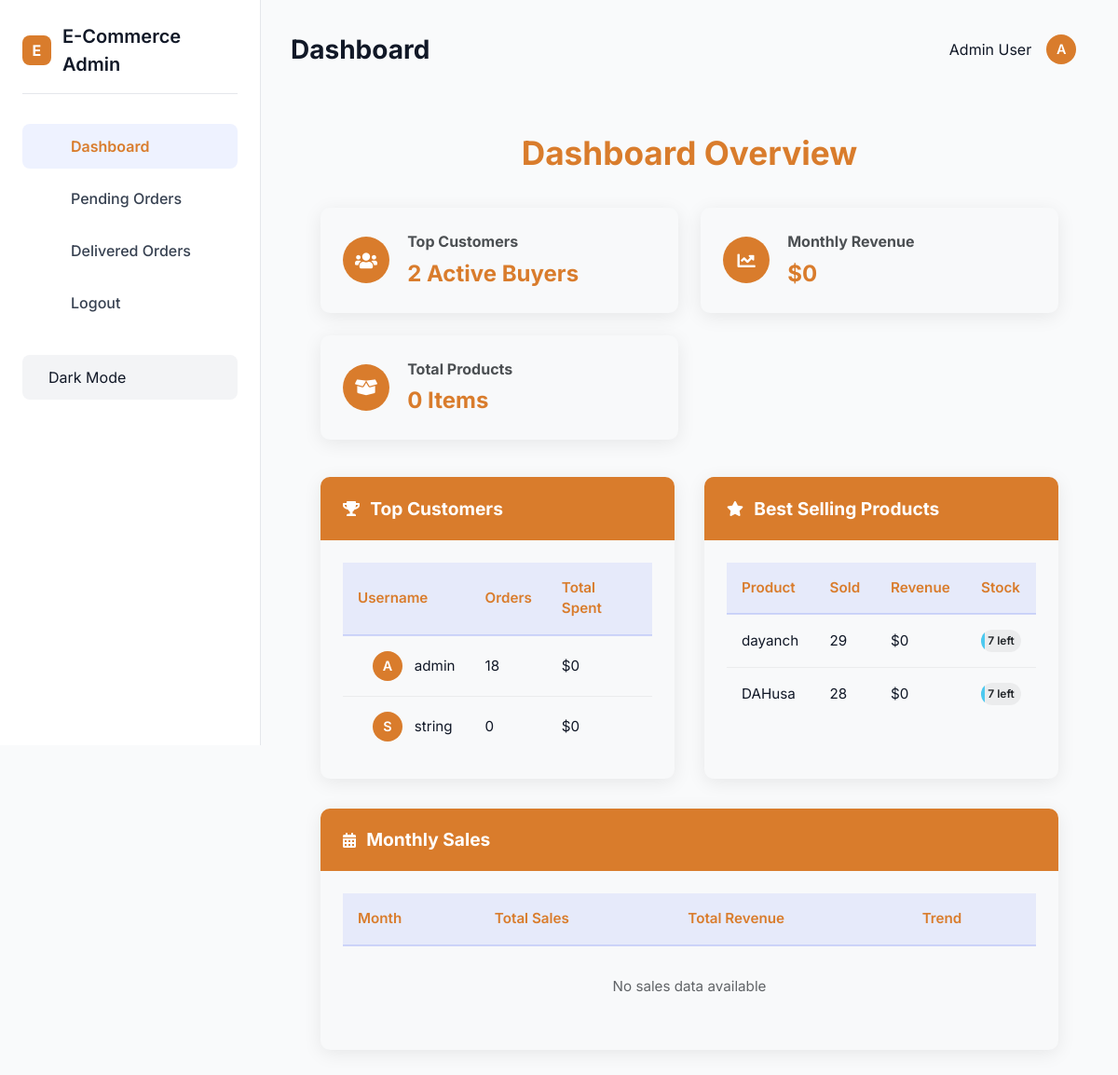
Before: /dashboard/dashboard/ with the older database file.
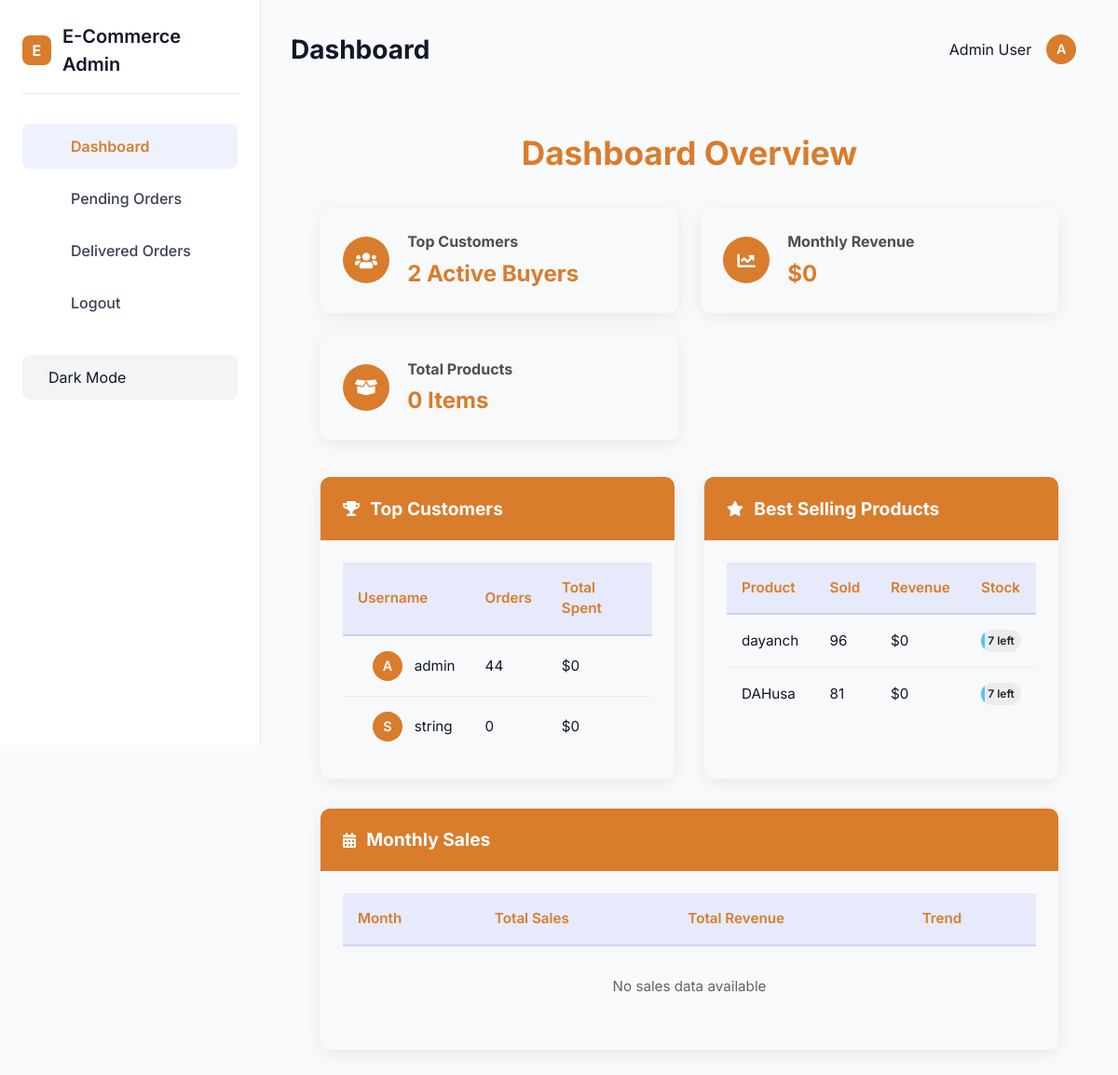
After: the same page with the newer database file.
### apps/users/models.py (models this page shows, shortened)
class User(AbstractBaseUser,PermissionsMixin):
    first_name = models.CharField(max_length=50, blank=True, null=True)
    last_name = models.CharField(max_length=50, blank=True, null=True)
    username = models.CharField(max_length=50, unique=True, blank=True, null=True)
    avatar = models.ImageField(upload_to="avatar", null=True, blank=True)
    email = models.EmailField(max_length=254, unique=True)
    phone_number = models.CharField(max_length=15,null=True, blank=True)
    date_joined = models.DateTimeField(auto_now_add=True)
    last_login = models.DateTimeField(auto_now_add=True)
    is_admin = models.BooleanField(default=False)
    is_staff = models.BooleanField(default=False)
    is_active = models.BooleanField(default=True)
    is_superadmin = models.BooleanField(default=False)
    USERNAME_FIELD = "username"
    REQUIRED_FIELDS = ["email"]
    objects = UserManager()

### apps/store/models.py (models this page shows, shortened)
class Product(BaseModel):
    name = models.CharField(max_length=25, unique=True)
    image = models.ImageField(upload_to="products/images", blank=True, null=True)
    price = models.DecimalField(max_digits=10, decimal_places=2)
    description = models.TextField(blank=True)
    stock = models.IntegerField()
    is_available = models.BooleanField()
    category = models.ForeignKey(Category, on_delete=models.CASCADE)
    stars = models.IntegerField(default=0)

### apps/cart/views.py (the view)
# urls.py: path('dashboard/',views.dashboard,name='dashboard'),
def dashboard(request):
    top_products = Product.objects.annotate(total_sold=Sum('cartitem__quantity')).order_by('-total_sold')[:10]
    least_sold_products = Product.objects.annotate(total_sold=Sum('cartitem__quantity')).order_by('total_sold')[:10]
    top_users = User.objects.annotate(order_count=Count('orders')).order_by('-order_count')[:10]
    total_earnings = CartItem.objects.annotate(
        earnings=F('quantity') * F('product__price')
    ).aggregate(total_earnings=Sum('earnings'))['total_earnings'] or 0
    products_stock = Product.objects.filter(stock__gt=0).values("name", "stock").order_by("-stock")
    for product in products_stock:
        print(f"{product['name']}: {product['stock']} in stock")
    context = {
        "products_stock": products_stock,
        'top_users': top_users,
        'top_products': top_products,
        'least_sold_products': least_sold_products,
        'total_earnings': total_earnings,
    }
    return render(request, 'orders/dashboard.html', context)

### templates/orders/dashboard.html (shortened to what the changed rows need)
{% extends 'base.html' %}
{% block content %}
    <div class="dashboard-container">
        <h2 class="dashboard-title">Dashboard Overview</h2>
        <div class="dashboard-grid">
            <div class="dashboard-section">
                <div class="table-container">
                    <table class="styled-table">
                        <thead>
                            <tr>
                                <th>Username</th>
                                <th>Orders</th>
                                <th>Total Spent</th>
                            </tr>
                        </thead>
                        <tbody>
                            {% for user in top_users %}
                            <tr>
                                <td>
                                    <div class="user-info">
                                        <span class="user-avatar">{{ user.username|first|upper }}</span>
                                        {{ user.username }}
                                    </div>
                                </td>
                                <td>{{ user.order_count }}</td>
                                <td>${{ user.total_spent|default:"0" }}</td>
                            </tr>
                            {% empty %}
                            <tr>
                                <td colspan="3" class="no-data">No customer data available</td>
                            </tr>
                            {% endfor %}
                        </tbody>
                    </table>
                </div>
            </div>
            <div class="dashboard-section">
                <div class="table-container">
                    <table class="styled-table">
                        <thead>
                            <tr>
                                <th>Product</th>
                                <th>Sold</th>
                                <th>Revenue</th>
                                <th>Stock</th>
                            </tr>
                        </thead>
                        <tbody>
                            {% for product in top_products %}
                            <tr>
                                <td>{{ product.name }}</td>
                                <td>{{ product.total_sold|default:"0" }}</td>
                                <td>${{ product.total_earned|default:"0" }}</td>
                                <td>
                                    <div class="stock-indicator">
                                        <div class="stock-bar" style="width: {% widthratio product.stock product.max_stock 100 %}%"></div>
                                        <span>{{ product.stock }} left</span>
                                    </div>
                                </td>
                            </tr>
                            {% empty %}
                            <tr>
                                <td colspan="4" class="no-data">No product data available</td>
                            </tr>
                            {% endfor %}
                        </tbody>
                    </table>
                </div>
            </div>
            <div class="dashboard-section full-width">
                <div class="table-container">
                    <table class="styled-table">
                        <thead>
                            <tr>
                                <th>Month</th>
                                <th>Total Sales</th>
                                <th>Total Revenue</th>
                                <th>Trend</th>
                            </tr>
                        </thead>
                    </table>
                </div>
            </div>
        </div>
    </div>
    <link rel="stylesheet" href="https://cdnjs.cloudflare.com/ajax/libs/font-awesome/5.15.4/css/all.min.css">
{% endblock %}

Changed rows visible on the page:
changed User "admin": order_count "18" → "44"
computed for Product "dayanch": total_sold "29" → "96"
computed for Product "DAHusa": total_sold "28" → "81"
